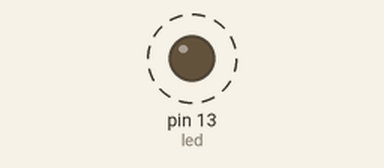
Recording of a sketch running on a simulated Arduino Uno, built with avr-gcc and run on an emulated ATmega328P. On the bench: output pins drawn as LEDs (lit = HIGH). Dashed ring = blinking.

Above: at 0.2 s.
Timing chart, 0 to 3.0 s (numbered marks = the images above):
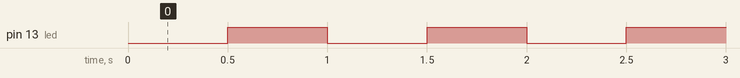

Measured:
- by itself, pin 13 (led): alternates HIGH for 0.50 s and LOW for 0.50 s

The sketch:

P002.ino
```cpp
int led =  13;

void setup() {
  // put your setup code here, to run once:
  pinMode(led, OUTPUT);
  // INPUT = SENSORES
  // OUTPUT = ACTUADORES
}

void loop() {
  // put your main code here, to run repeatedly:
  //delay(ms)
  delay(500);
  digitalWrite(led, -1);
  delay(500);
  digitalWrite(led,0);
   // 1 O TRUE ,HIGH

}
```
